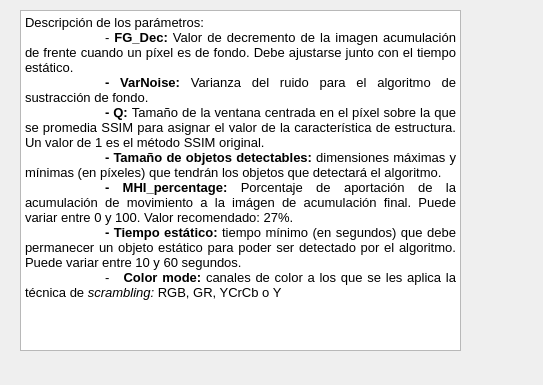
<?xml version="1.0" encoding="UTF-8"?>
<ui version="4.0">
 <class>ventana_ayuda</class>
 <widget class="QWidget" name="ventana_ayuda">
  <property name="geometry">
   <rect>
    <x>0</x>
    <y>0</y>
    <width>543</width>
    <height>385</height>
   </rect>
  </property>
  <property name="windowTitle">
   <string>Ayuda</string>
  </property>
  <widget class="QTextBrowser" name="textBrowser">
   <property name="geometry">
    <rect>
     <x>20</x>
     <y>10</y>
     <width>441</width>
     <height>341</height>
    </rect>
   </property>
   <property name="html">
    <string>&lt;!DOCTYPE HTML PUBLIC &quot;-//W3C//DTD HTML 4.0//EN&quot; &quot;http://www.w3.org/TR/REC-html40/strict.dtd&quot;&gt;
&lt;html&gt;&lt;head&gt;&lt;meta name=&quot;qrichtext&quot; content=&quot;1&quot; /&gt;&lt;style type=&quot;text/css&quot;&gt;
p, li { white-space: pre-wrap; }
&lt;/style&gt;&lt;/head&gt;&lt;body style=&quot; font-family:'MS Shell Dlg 2'; font-size:8.25pt; font-weight:400; font-style:normal;&quot;&gt;
&lt;p align=&quot;justify&quot; style=&quot; margin-top:0px; margin-bottom:0px; margin-left:0px; margin-right:0px; -qt-block-indent:0; text-indent:0px;&quot;&gt;&lt;span style=&quot; font-size:10pt;&quot;&gt;Descripción de los parámetros:&lt;/span&gt;&lt;/p&gt;
&lt;p align=&quot;justify&quot; style=&quot; margin-top:0px; margin-bottom:0px; margin-left:0px; margin-right:0px; -qt-block-indent:0; text-indent:0px;&quot;&gt;&lt;span style=&quot; font-size:10pt;&quot;&gt;	- &lt;/span&gt;&lt;span style=&quot; font-size:10pt; font-weight:600;&quot;&gt;FG_Dec: &lt;/span&gt;&lt;span style=&quot; font-size:10pt;&quot;&gt;Valor de decremento de la imagen acumulación de frente cuando un píxel es de fondo. Debe ajustarse junto con el tiempo estático. &lt;/span&gt;&lt;/p&gt;
&lt;p align=&quot;justify&quot; style=&quot; margin-top:0px; margin-bottom:0px; margin-left:0px; margin-right:0px; -qt-block-indent:0; text-indent:0px;&quot;&gt;&lt;span style=&quot; font-size:10pt; font-weight:600;&quot;&gt;	- VarNoise: &lt;/span&gt;&lt;span style=&quot; font-size:10pt;&quot;&gt;Varianza del ruido para el algoritmo de sustracción de fondo.&lt;/span&gt;&lt;/p&gt;
&lt;p align=&quot;justify&quot; style=&quot; margin-top:0px; margin-bottom:0px; margin-left:0px; margin-right:0px; -qt-block-indent:0; text-indent:0px;&quot;&gt;&lt;span style=&quot; font-size:10pt; font-weight:600;&quot;&gt;	- Q: &lt;/span&gt;&lt;span style=&quot; font-size:10pt;&quot;&gt;Tamaño de la ventana centrada en el píxel sobre la que se promedia SSIM para asignar el valor de la característica de estructura. Un valor de 1 es el método SSIM original.&lt;/span&gt;&lt;/p&gt;
&lt;p align=&quot;justify&quot; style=&quot; margin-top:0px; margin-bottom:0px; margin-left:0px; margin-right:0px; -qt-block-indent:0; text-indent:0px;&quot;&gt;&lt;span style=&quot; font-size:10pt; font-weight:600;&quot;&gt;	- Tamaño de objetos detectables:&lt;/span&gt;&lt;span style=&quot; font-size:10pt;&quot;&gt; dimensiones máximas y mínimas (en píxeles) que tendrán los objetos que detectará el algoritmo.&lt;/span&gt;&lt;/p&gt;
&lt;p align=&quot;justify&quot; style=&quot; margin-top:0px; margin-bottom:0px; margin-left:0px; margin-right:0px; -qt-block-indent:0; text-indent:0px;&quot;&gt;&lt;span style=&quot; font-size:10pt; font-weight:600;&quot;&gt;	- MHI_percentage: &lt;/span&gt;&lt;span style=&quot; font-size:10pt;&quot;&gt;Porcentaje de aportación de la acumulación de movimiento a la imágen de acumulación final. Puede variar entre 0 y 100. Valor recomendado: 27%.&lt;/span&gt;&lt;/p&gt;
&lt;p align=&quot;justify&quot; style=&quot; margin-top:0px; margin-bottom:0px; margin-left:0px; margin-right:0px; -qt-block-indent:0; text-indent:0px;&quot;&gt;&lt;span style=&quot; font-size:10pt; font-weight:600;&quot;&gt;	- Tiempo estático: &lt;/span&gt;&lt;span style=&quot; font-size:10pt;&quot;&gt;tiempo mínimo (en segundos) que debe permanecer un objeto estático para poder ser detectado por el algoritmo. Puede variar entre 10 y 60 segundos.&lt;/span&gt;&lt;/p&gt;
&lt;p align=&quot;justify&quot; style=&quot; margin-top:0px; margin-bottom:0px; margin-left:0px; margin-right:0px; -qt-block-indent:0; text-indent:0px;&quot;&gt;&lt;span style=&quot; font-size:10pt;&quot;&gt;	-   &lt;/span&gt;&lt;span style=&quot; font-size:10pt; font-weight:600;&quot;&gt;Color mode: &lt;/span&gt;&lt;span style=&quot; font-size:10pt;&quot;&gt;canales de color a los que se les aplica la técnica de &lt;/span&gt;&lt;span style=&quot; font-size:10pt; font-style:italic;&quot;&gt;scrambling: &lt;/span&gt;&lt;span style=&quot; font-size:10pt;&quot;&gt;RGB, GR, YCrCb o Y&lt;/span&gt;&lt;/p&gt;
&lt;p align=&quot;justify&quot; style=&quot;-qt-paragraph-type:empty; margin-top:0px; margin-bottom:0px; margin-left:0px; margin-right:0px; -qt-block-indent:0; text-indent:0px; font-size:10pt;&quot;&gt;&lt;br /&gt;&lt;/p&gt;
&lt;p style=&quot;-qt-paragraph-type:empty; margin-top:0px; margin-bottom:0px; margin-left:0px; margin-right:0px; -qt-block-indent:0; text-indent:0px; font-size:8pt;&quot;&gt;&lt;br /&gt;&lt;/p&gt;&lt;/body&gt;&lt;/html&gt;</string>
   </property>
  </widget>
 </widget>
 <layoutdefault spacing="6" margin="11"/>
 <resources/>
 <connections/>
</ui>
